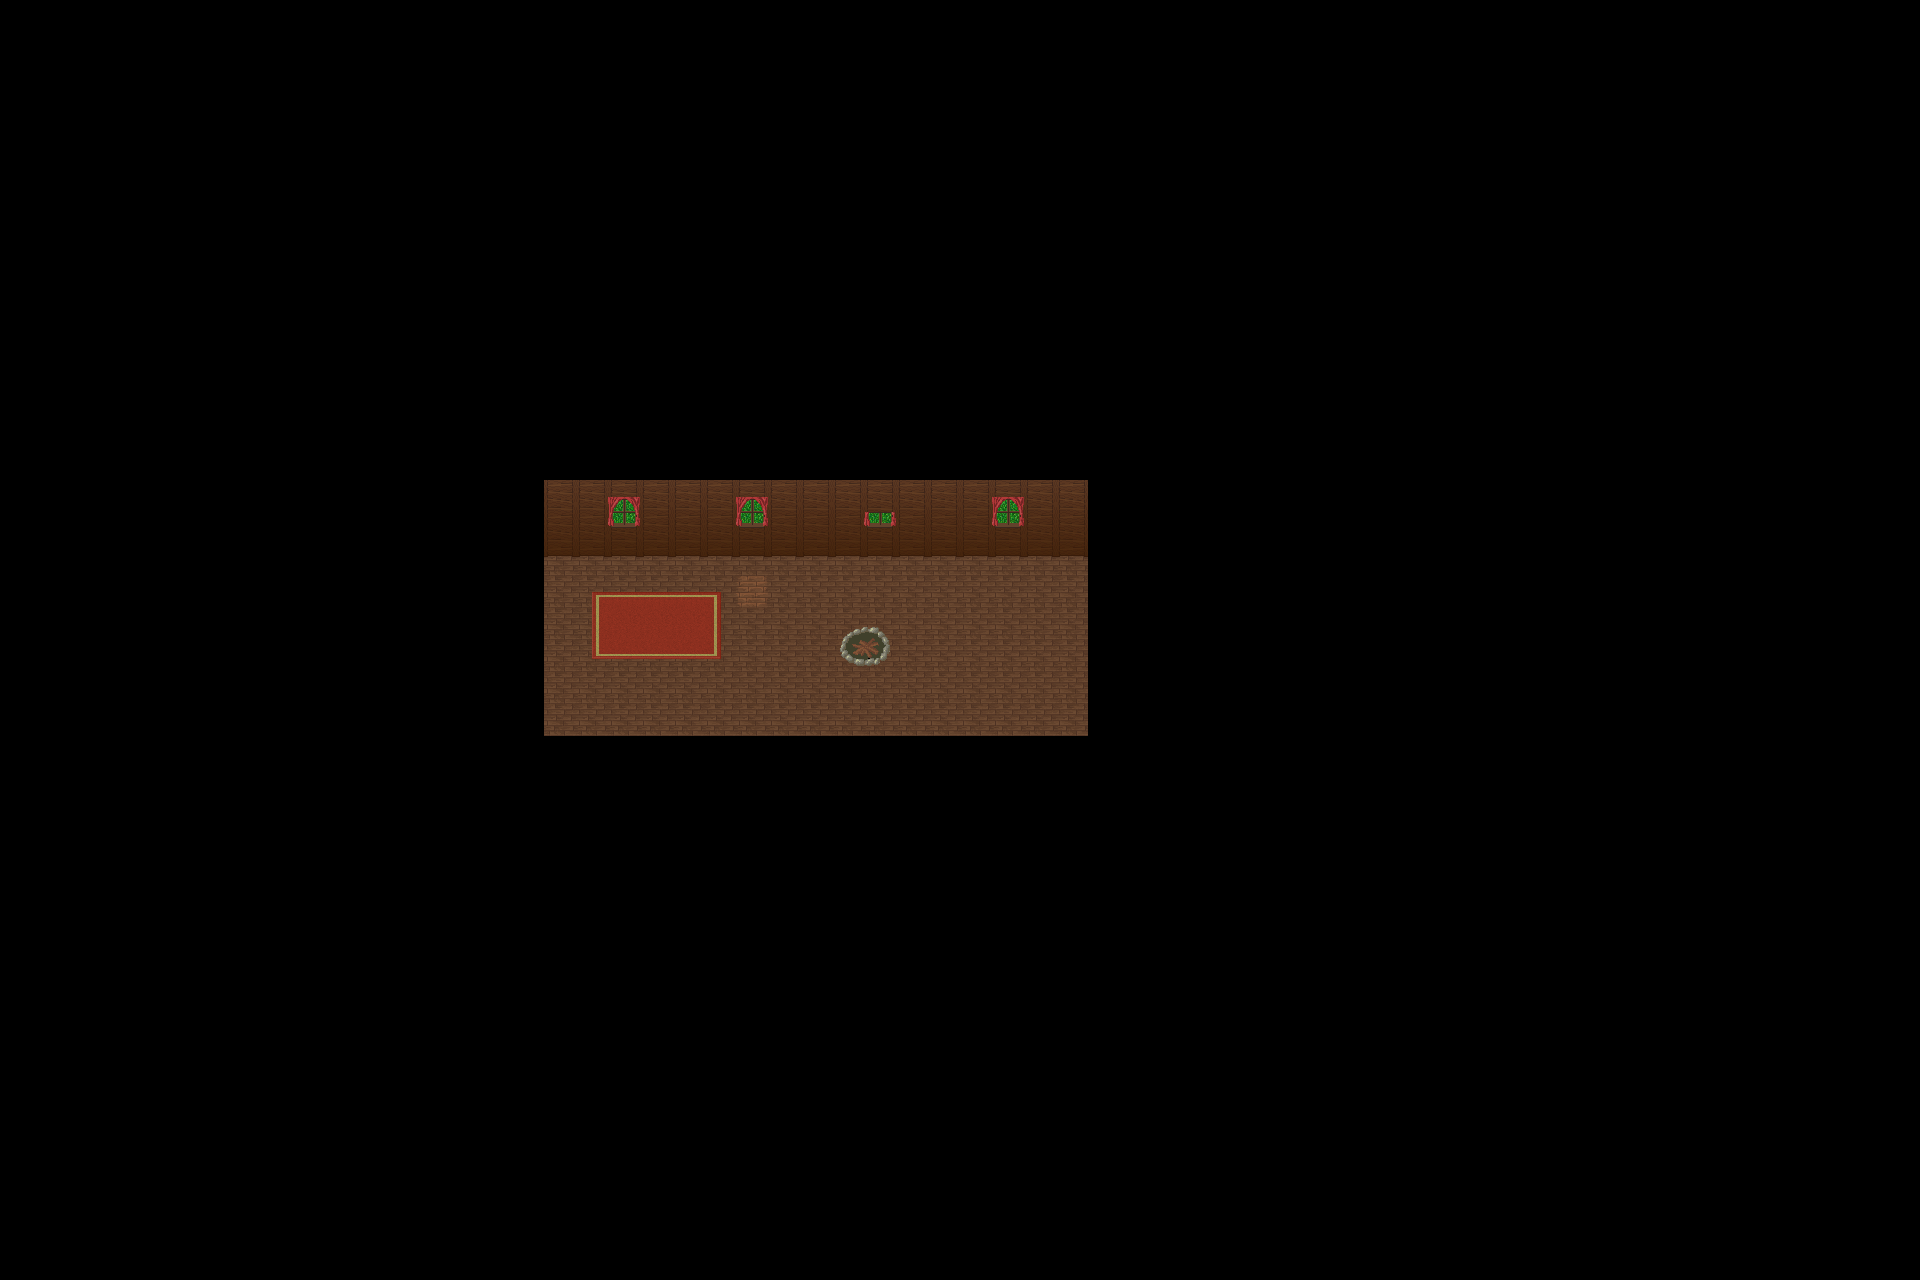

Rendered tile map (Tiled .tmx) drawn with the repository's tilesets; below, a short description and the map source with its tile grids summarised:
An orthogonal 60x40 tile map with 32x32 px tiles, 1 tile layer (Ground), 3 hidden layers not drawn, 4 tilesets.

<map version="1.0" orientation="orthogonal" width="60" height="40" tilewidth="32" tileheight="32">
 <tileset firstgid="1" name="woodland_indoor_x2" tilewidth="32" tileheight="32">
  <image source="../graphics/tiles/woodland_indoor_x2.png" width="512" height="64" />
 </tileset>
 <tileset firstgid="33" name="woodland_indoor_x3" tilewidth="32" tileheight="32">
  <image source="../graphics/tiles/woodland_indoor_x3.png" width="512" height="96" />
 </tileset>
 <tileset firstgid="81" name="woodland_indoor" tilewidth="32" tileheight="32">
  <image source="../graphics/tiles/woodland_indoor.png" width="512" height="512" />
 </tileset>
 <tileset firstgid="337" name="collision" tilewidth="32" tileheight="32">
  <image source="../graphics/tiles/collision.png" width="64" height="32" />
 </tileset>
 <layer name="Ground" width="60" height="40">
  <data>[2400 cells, 2400 non-empty, 21 distinct tile ids]</data>
 </layer>
 <layer name="Fringe" width="60" height="40" visible="0">
  <data>[2400 cells, 51 non-empty, 42 distinct tile ids]</data>
 </layer>
 <layer name="Over" width="60" height="40" visible="0">
  <data>[2400 cells, 25 non-empty, 10 distinct tile ids]</data>
 </layer>
 <layer name="Collision" width="60" height="40" visible="0">
  <data>[2400 cells, 2317 non-empty, 1 distinct tile ids]</data>
 </layer>
</map>
